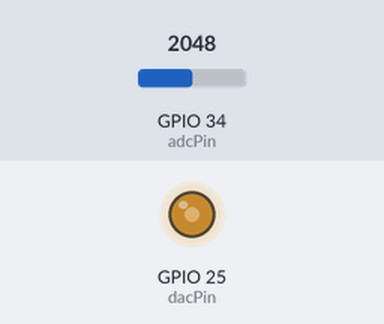
Simulated run of this sketch. Board: ESP32. Shown: output pins drawn as LEDs (lit = HIGH). Inputs (shaded band) come from the test bench; at power-on: GPIO 34 (adcPin) = 2048. Nothing arrives over Bluetooth unless stated.

Above: at 1.3 s.
1.4 s: GPIO 34 (adcPin) set to 2866
At 2.6 s:
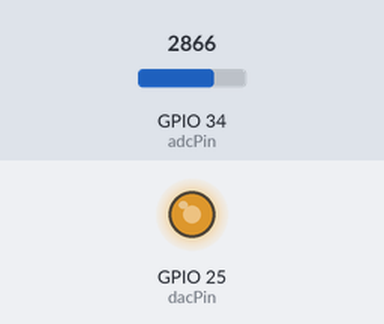
2.9 s: GPIO 34 (adcPin) set to 3603
At 4.1 s:
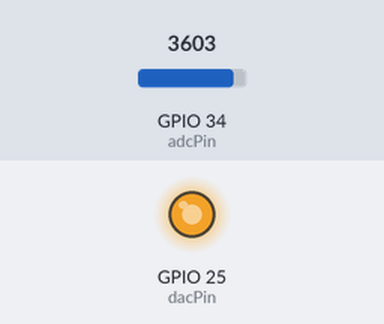
4.4 s: GPIO 34 (adcPin) set to 491
At 5.4 s:
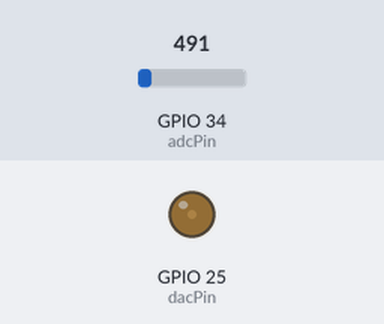
5.9 s: GPIO 34 (adcPin) set to 0
At 6.8 s:
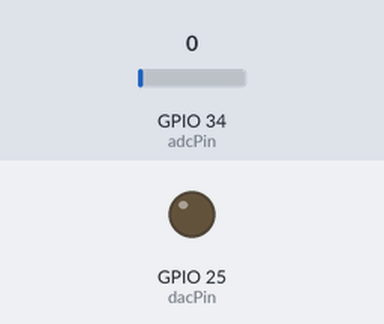
Timing chart, 0 to 8.9 s (numbered marks = the images above; inputs shaded):
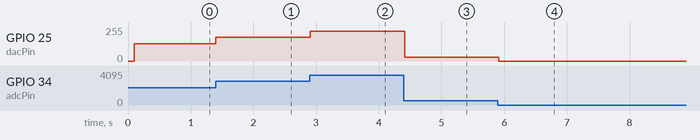

The sketch:

esp32BluetoothRX.ino
```cpp
#include "BluetoothSerial.h"

BluetoothSerial SerialBT;

const int adcPin = 34; // ADC pin
const int dacPin = 25; // DAC pin

void setup()
{
  Serial.begin(9600);
  SerialBT.begin("ESP32test", true);
  delay(100);

  // Configure ADC and DAC pins
  pinMode(adcPin, INPUT);
  pinMode(dacPin, OUTPUT);
}

void loop()
{
  if (Serial.available())
  {
    Serial.print("Received Serial: ");
    // char data = Serial.read();
    // Serial.write(data);
    SerialBT.write(Serial.read());
  }
  // Check if the Bluetooth serial port is available
  if (SerialBT.available())
  {
    Serial.print("Received BT Signal: ");
    // char data = SerialBT.read();
    // SerialBT.write(data);
    Serial.write(SerialBT.read());
  }
  // Read the analog signal from the ADC pin and write it to the DAC pin
  int adcValue = analogRead(adcPin);
  dacWrite(dacPin, adcValue / 16);

  delay(20);
}
```

Measured:
- after the input at 1.4 s, GPIO 25 (dacPin): 128/255 → 179/255 at once
- after the input at 2.9 s, GPIO 25 (dacPin): 179/255 → 225/255 at once
- after the input at 4.4 s, GPIO 25 (dacPin): 225/255 → 30/255 at once
- after the input at 5.9 s, GPIO 25 (dacPin): 30/255 → 0/255 at once
